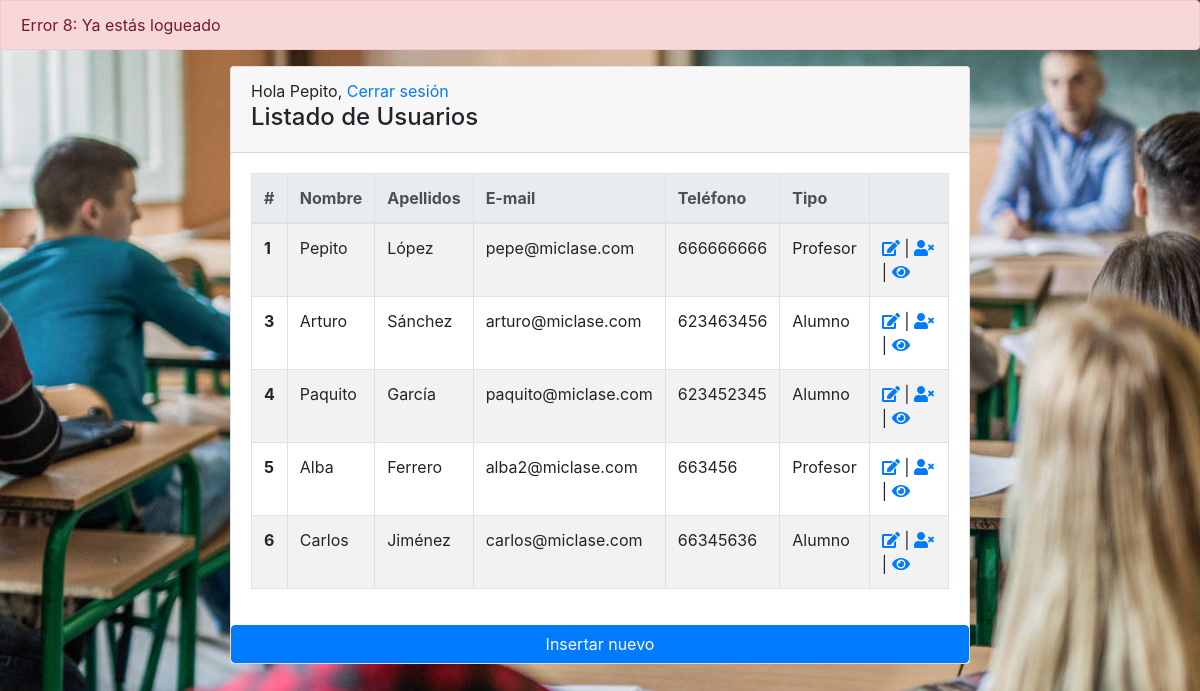
/users.php?error=8 (signed in), run on the app's committed database.
### tables this page shows
CREATE TABLE `usuarios` (
  `id` int(11) NOT NULL,
  `nombre` varchar(25) NOT NULL,
  `apellidos` varchar(50) NOT NULL,
  `email` varchar(50) NOT NULL,
  `telefono` varchar(20) NOT NULL,
  `contrasena` varchar(20) NOT NULL,
  `tipo_usuario` int(11) NOT NULL,
  `imagen` varchar(100) NOT NULL
);

### users.php (the view, shortened to what this page needs)
<?php
	include("sesiones.php");
	include_once("functions.php");
	if (!$enlace = conectarDB()) {
		irA("index.php?error=yes");
	}
?>
<!DOCTYPE html>
<html lang="en" xmlns:th="http://www.thymeleaf.org">
<head>
<?php
	include("head.php");
?>
</head>
<body>
	<?php if (isset($_GET["error"])) mostrarError($_GET["error"]); ?>
	<div class="container">
	<div class="mx-auto col-sm-8 main-section" id="myTab" role="tablist">
		<div class="tab-pane fade show active" id="list" role="tabpanel" aria-labelledby="list-tab">
			<div class="card">
				<div class="card-header">
					<h4>Listado de Usuarios</h4>
				</div>
				<div class="card-body">
					<div class="table-responsive">
						<table id="userList" class="table table-bordered table-hover table-striped">
							<thead class="thead-light">
							<tr>
								<th scope="col">#</th>
								<th scope="col">Nombre</th>
								<th scope="col">Apellidos</th>
								<th scope="col">E-mail</th>
								<th scope="col">Teléfono</th>
								<th scope="col">Tipo</th>
								<th></th>
							</tr>
							</thead>
							<tbody>
						<?php
							$tipos_de_usuarios = array("Alumno", "Profesor");
							$consulta = "SELECT * FROM usuarios";
							$resultado = mysqli_query($enlace, $consulta);
							while ($row = mysqli_fetch_array($resultado)) {
						?>
								<tr>
									<th scope="row"><?php echo $row["id"]; ?></th>
									<td><?php echo $row["nombre"]; ?></td>
									<td><?php echo $row["apellidos"]; ?></td>
									<td><?php echo $row["email"]; ?></td>
									<td><?php echo $row["telefono"]; ?></td>
									<td><?php echo $tipos_de_usuarios[$row["tipo_usuario"]]; ?></td>
									<td>
										<a href="edit.php?id=<?php echo $row["id"]; ?>"><i class="fas fa-edit"></i></a> |
										<a href="users.php?borrar=<?php echo $row["id"]; ?>"><i class="fas fa-user-times"></i></a>|
										<a href="ver.php?id=<?php echo $row["id"]; ?>"><i class="fas fa-eye"></i></a>
									</td>
								</tr>
						<?php
							}
						?>
							</tbody>
						</table>
					</div>
				</div>
				<a class="btn btn-primary" href="insert.php">Insertar nuevo</a>
			</div>
		</div>
	</div>
</div>
</body>
</html>

### static/css/index.css (style rules this page uses)
body { background: url(../img/background.jpg) no-repeat center center fixed; background-size: cover; }
.main-section { margin:0 auto; padding: 0; }

### data on the page
usuarios: id "1", nombre "Pepito", apellidos "López", email "pepe@miclase.com", telefono "666666666", tipo_usuario "Profesor"
usuarios: id "3", nombre "Arturo", apellidos "Sánchez", email "arturo@miclase.com", telefono "623463456", tipo_usuario "Alumno"
usuarios: id "4", nombre "Paquito", apellidos "García", email "paquito@miclase.com", telefono "623452345", tipo_usuario "Alumno"
usuarios: id "5", nombre "Alba", apellidos "Ferrero", email "alba2@miclase.com", telefono "663456", tipo_usuario "Profesor"
usuarios: id "6", nombre "Carlos", apellidos "Jiménez", email "carlos@miclase.com", telefono "66345636", tipo_usuario "Alumno"

### other printed values
$codigo_error "8"
$_SESSION["nombre"] "Pepito"
